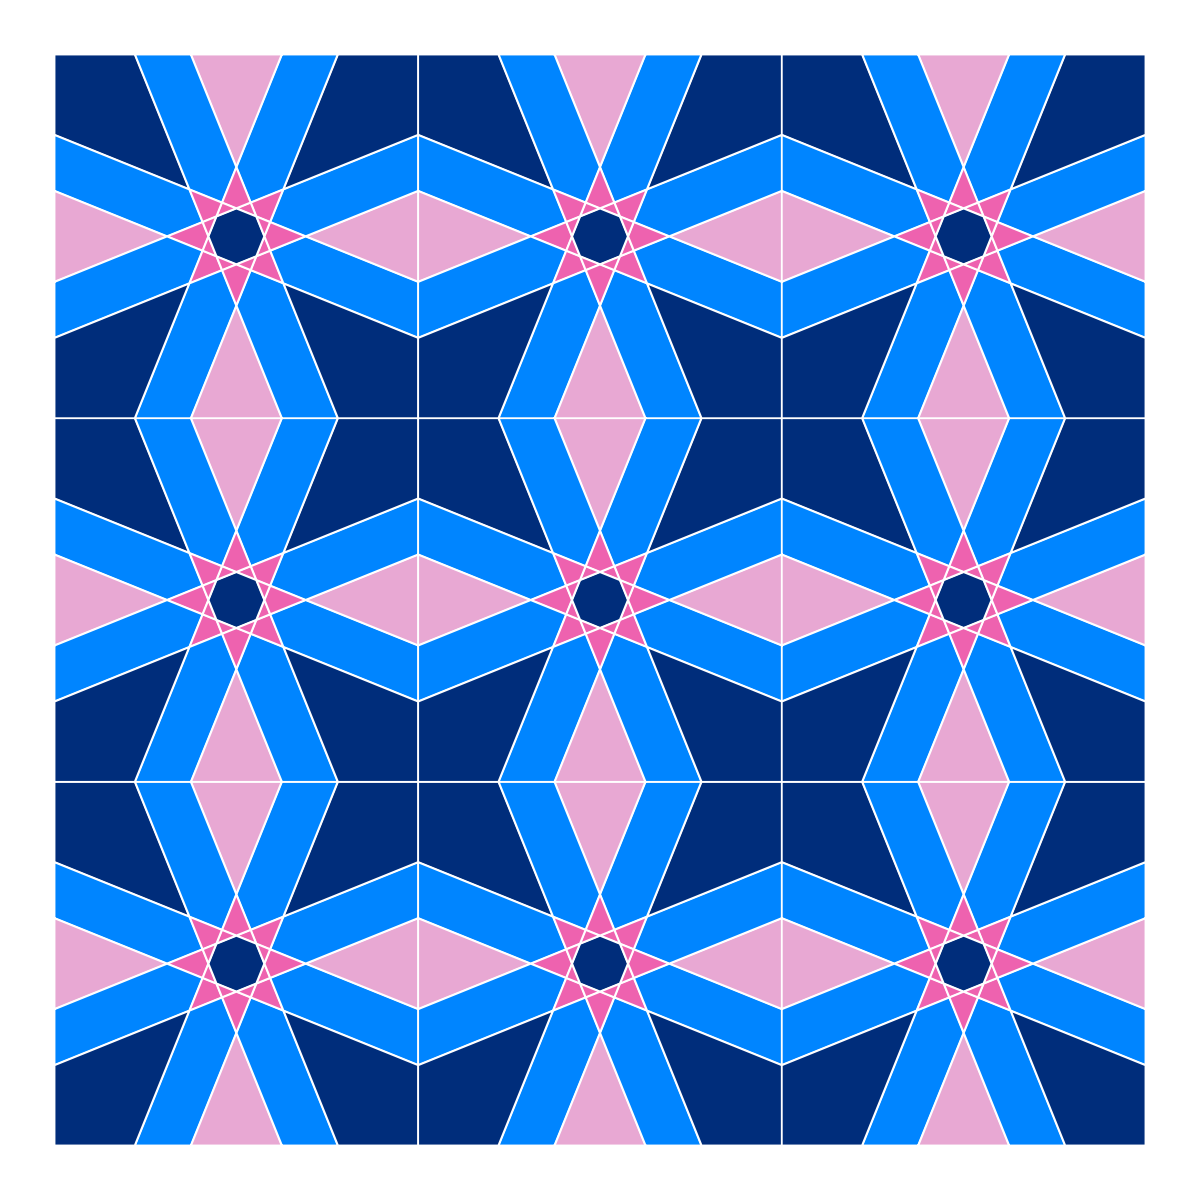

Here is the R script that generated this plot:
library(Kaashi)
library(ggplot2)

tile <- motif(theta = 68, delta = 0.25, polyLine = F)

vector = rbind(
  c(2,0),
  c(0,2))
tiles <- tiling(tile, n = 3, type = "periodic", vector = vector) 


tilePlotter(tiles, tileColor = c("#EE62AF","#002D7B", "#E8A8D3","#0085FF","#002D7B"),
            borderSize = 0.1)


script_dir <- dirname(rstudioapi::getActiveDocumentContext()$path)

ggsave(file.path(script_dir, "featured.png"), width = 4, height = 4)



